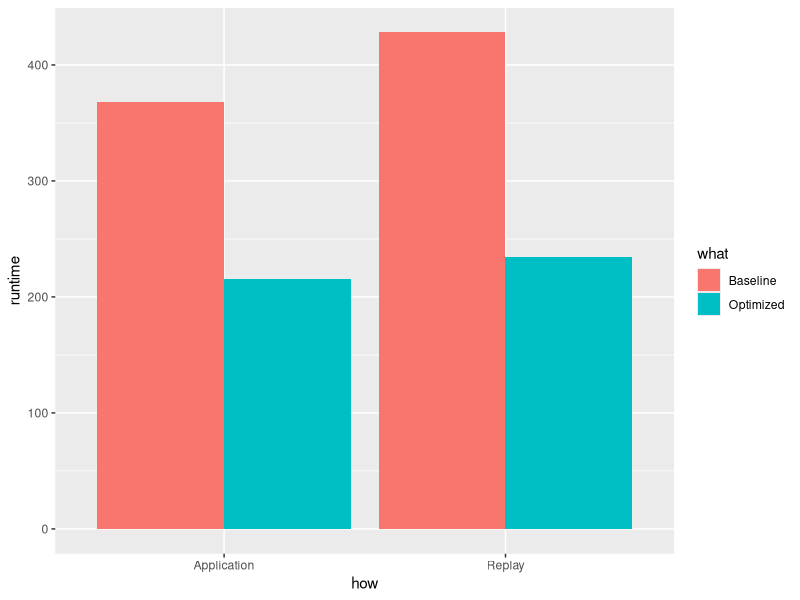

Here is the R script that generated this plot:
library(ggplot2)

pdf("plot-fadvise-injection-runtimes.pdf", width=5, height=4)

# baseline_application.csv
# baseline_replay.csv
# fadvise.csv

opt = read.csv(file="optimized_replay.csv",head=TRUE,sep=",")
rep = read.csv(file="baseline_replay.csv",head=TRUE,sep=",")
app <- read.csv(file="baseline_application.csv",head=TRUE,sep=",")
appopt <- read.csv(file="optimized_application.csv",head=TRUE,sep=",")

optm = mean(opt$us)/1000000
repm = mean(rep$us)/1000000
appm = mean(app$runtime)
appoptm = mean(appopt$runtime)


how = c("Application","Application","Replay","Replay")

what = c("Baseline", "Optimized", "Baseline", "Optimized")

times = c(appm, appoptm, repm, optm)

df = data.frame(how=factor(how, levels=c("Application", "Replay")), what=factor(what, levels=c("Baseline", "Optimized")), runtime=times)

p = ggplot(data=df, aes(x=how, y=runtime, fill=what)) + geom_bar(stat="identity", position=position_dodge())

print(p)

dev.off()
